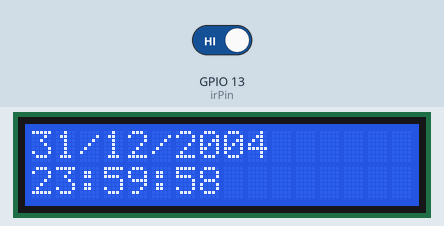
Simulated run of this sketch. Board: ESP32. Parts: 16×2 character LCD. The inputs (shaded band) are chosen by the test bench; at power-on: GPIO 13 (irPin) HIGH.

Above: at 1.2 s.
1.3 s: GPIO 13 (irPin) driven LOW
At 3.0 s:
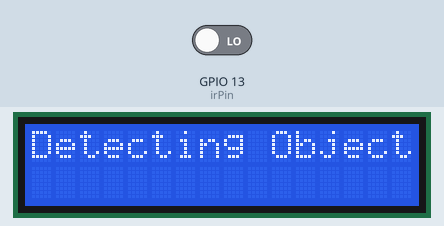
3.6 s: GPIO 13 (irPin) driven HIGH
At 4.7 s:
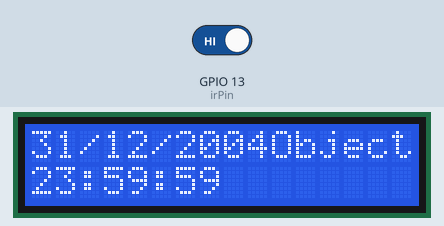
Timing chart, 0 to 6.6 s (numbered marks = the images above; inputs shaded):
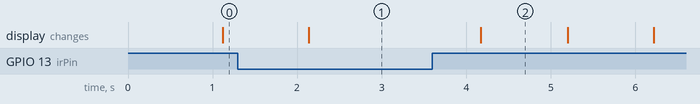

Measured:
- after the input at 1.3 s, the display: changes after 0.84 s (image 1)
- after the input at 3.6 s, the display: changes after 0.58 s (image 2)
- what the display in image 2 shows lasts 1.0 s, from 4.2 s to 5.2 s

The sketch:

lcdhihi.ino
```cpp
#include <Wire.h>
#include <LiquidCrystal_I2C.h>
#include <String.h>

// Khởi tạo LCD với địa chỉ I2C 0x27 cho ESP32
LiquidCrystal_I2C lcd(0x27, 16, 2);

typedef void (*date_time_event)();

// Khai báo chân cảm biến hồng ngoại IR
const int irPin = 13; // Cảm biến hồng ngoại kết nối với GPIO 13
volatile bool objectDetected = false;

class BaseDateTime {
protected:
    int vals[3];
    int limit(int v, int min, int max) {
        if (v < min) return min;
        return v > max ? max : v;
    }

public:
    date_time_event on_limit;
    BaseDateTime() : on_limit(0) {
    }

    int operator[](int index) const { return vals[index]; }
};

class Time : public BaseDateTime {
public:
    int Hour() const { return vals[0]; }
    int Minute() const { return vals[1]; }
    int Second() const { return vals[2]; }

    Time(int hour = 0, int minute = 0, int second = 0) {
        vals[0] = limit(hour, 0, 23);
        vals[1] = limit(minute, 0, 59);
        vals[2] = limit(second, 0, 59);
    }

    Time& operator++() {
        if (++vals[2] == 60) {
            vals[2] = 0;
            if (++vals[1] == 60) {
                vals[1] = 0;
                if (++vals[0] == 24) {
                    vals[0] = 0;
                    if (on_limit) on_limit(); // Gọi sự kiện khi đồng hồ chuyển sang ngày mới
                }
            }
        }
        return *this;
    }
};

class Date : public BaseDateTime {
public:
    int Day() const { return vals[2]; }
    int Month() const { return vals[1]; }
    int Year() const { return vals[0]; }

    int DayOfMonth() const {
        switch (Month()) {
            case 2: return (Year() & 3) ? 28 : 29; // Năm nhuận
            case 4: case 6: case 9: case 11: return 30; // Các tháng có 30 ngày
        }
        return 31; // Các tháng còn lại có 31 ngày
    }

    Date(int year = 1, int month = 1, int day = 1) {
        vals[0] = year;
        vals[1] = limit(month, 1, 12);
        vals[2] = limit(day, 1, DayOfMonth());
    }

    Date& operator++() {
        if (++vals[2] > DayOfMonth()) {
            vals[2] = 1;
            if (++vals[1] > 12) {
                vals[1] = 1;
                ++vals[0];
                if (on_limit) on_limit(); // Gọi sự kiện khi tháng chuyển sang tháng mới
            }
        }
        return *this;
    }
};

// Hàm định dạng với số 0 đứng trước
String FormatWithLeadingZero(int a) {
    if (a < 10 && a >= 0) { // Kiểm tra nếu a có một chữ số
        return "0" + String(a); // Thêm số 0 vào trước
    }
    return String(a); // Trả về giá trị bình thường nếu đã có hai chữ số
}

// Khởi tạo đối tượng ngày và giờ
Date a {2004, 12, 31};
Time b {23, 59, 56};

void ShowDate(const Date& a) {
    lcd.setCursor(0, 0);  // Đặt con trỏ tại dòng đầu tiên
    lcd.print(FormatWithLeadingZero(a.Day()));
    lcd.print("/");
    lcd.print(FormatWithLeadingZero(a.Month()));
    lcd.print("/");
    lcd.print(a.Year());
}

void ShowTime(const Time& b) {
    lcd.setCursor(0, 1);  // Đặt con trỏ tại dòng thứ hai
    lcd.print(FormatWithLeadingZero(b.Hour()));
    lcd.print(":");
    lcd.print(FormatWithLeadingZero(b.Minute()));
    lcd.print(":");
    lcd.print(FormatWithLeadingZero(b.Second()));
}

void EndDay() {
    ShowDate(++a); // Nhảy sang ngày mới và hiển thị
}

// Hàm ngắt khi phát hiện vật cản
void IRInterrupt() {
    objectDetected = digitalRead(irPin) == LOW; // Nếu LOW, phát hiện vật cản
}

void setup() {
    lcd.init();
    lcd.backlight();
    lcd.clear();
    ShowDate(a);  // Hiển thị ngày ban đầu
    ShowTime(b);  // Hiển thị thời gian ban đầu

    // Thiết lập sự kiện cho đồng hồ
    b.on_limit = EndDay; // Gán hàm EndDay vào sự kiện on_limit

    pinMode(irPin, INPUT_PULLUP); // Cấu hình chân cảm biến IR là INPUT với điện trở kéo lên
    attachInterrupt(digitalPinToInterrupt(irPin), IRInterrupt, CHANGE); // Thiết lập ngắt khi có thay đổi trên chân IR
}

void loop() {
    if (objectDetected) {
        lcd.clear();
        lcd.setCursor(0, 0);
        lcd.print("Detecting Object");
        delay(1000); // Giữ trạng thái hiển thị trong 1 giây
    } else {
        ShowDate(a);  // Hiển thị ngày
        ShowTime(++b);  // Cập nhật thời gian (tăng giây)
        delay(1000);  // Đợi 1 giây trước khi cập nhật lại
    }
}
```
